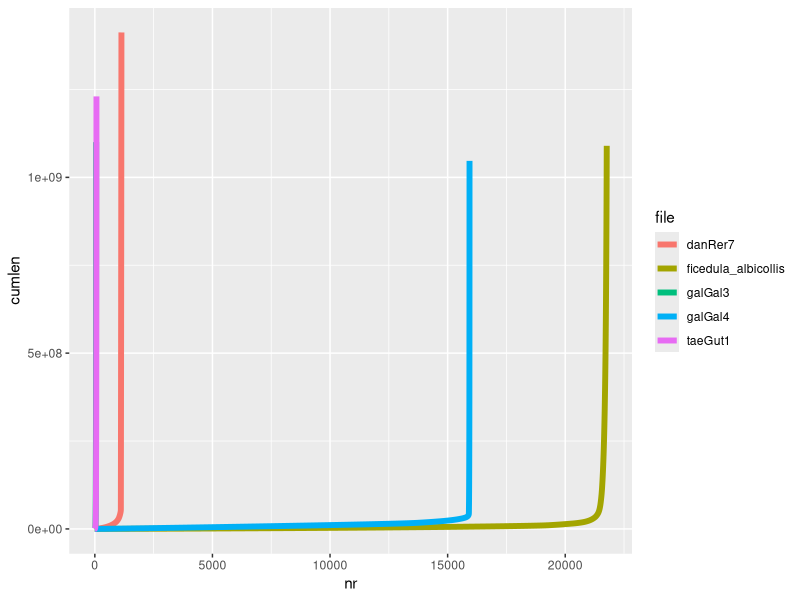
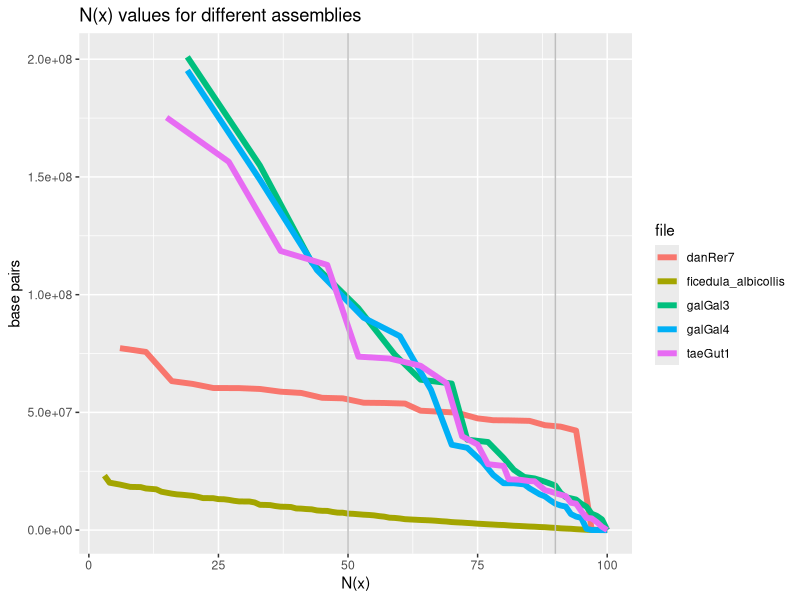
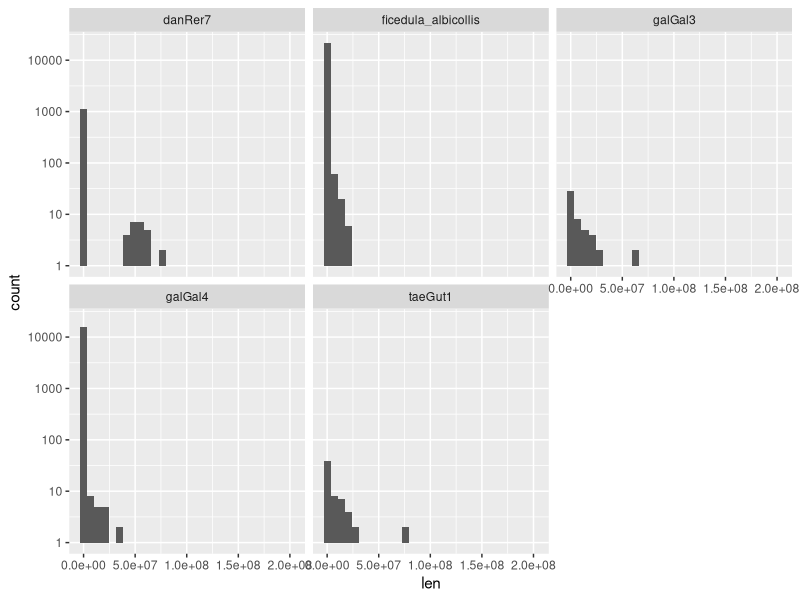

Generate these figures, in order, with R:
#
# contig snakes
#

library(dplyr)
library(ggplot2)

# read the data
d <- read.delim("genomes/all.tsv", col.names=c("file", "contig", "len"))

dm <- d %>% group_by(file) %>% arrange(len) %>% mutate(nr=row_number(), cumlen=cumsum(len))

# check if everything is ok
dm %>% group_by(file) %>% summarize(m=max(cumlen))

# plot the snake v1
ggplot(dm, aes(nr, cumlen, colour=file)) + geom_line(size=2)

# calculate Nx
# order by descending contig length
# calculate relative portion of the whole assembly covered by given contig
# discretize portions to 100 bins
# pick the shortest contig from each bin as N(x)
dnx <- d %>% 
  group_by(file) %>%
  arrange(desc(len)) %>%
  mutate(cumlen=cumsum(len), cumrel=cumlen/max(cumlen), nx=cut(100*cumrel, 0:100, labels=1:100)) %>%
  group_by(file, nx) %>% 
  summarize(mlen=min(len))

ggplot(dnx, aes(as.numeric(nx), mlen, colour=file)) + 
  geom_line(size=2) +
  geom_vline(xintercept=50, colour="gray") + 
  geom_vline(xintercept=90, colour="gray") +
  xlab("N(x)") + ylab("base pairs") + ggtitle("N(x) values for different assemblies")

# compare the information provided with a historam
ggplot(d, aes(len)) + geom_histogram() + facet_wrap(~file) + scale_y_log10()
